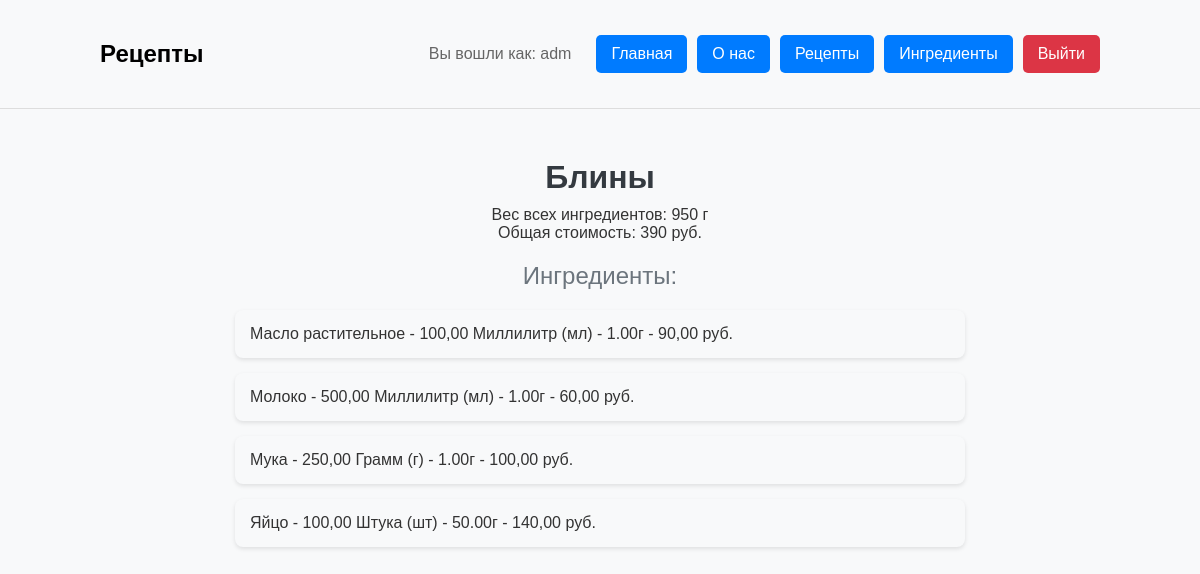
/recipe/10/ (signed in), run on the app's committed database.
### recipe_catalog/models.py (models this page shows, shortened)
class Recipe(models.Model):
	title = models.CharField(
		max_length=300,
		validators=[
			RegexValidator(
				regex=r'^[A-Za-zА-Яа-яёЁ\s]+$',
				message='Название должно быть строковым значением'
			)
		],
		verbose_name="Название"
	)
	ingredients = models.ManyToManyField(
		Ingredient,
		through="RecipeIngredient",
		verbose_name="Ингредиенты"
	)
	author = models.ForeignKey(
		User,
		verbose_name='Автор рецепта',
		on_delete=models.CASCADE, null=True
	)

class Ingredient(models.Model):
	title = models.CharField(
		max_length=255,
		validators=[
			RegexValidator(
				regex=r'^[A-Za-zА-Яа-яёЁ\s]+$',
				message='Название должно быть строковым значением'
			)
		],
		verbose_name="Название"
	)
	measurement_unit = models.ForeignKey(
		MeasurementUnit,
		on_delete=models.PROTECT,
		verbose_name="Единица измерения"
	)
	total_weight = models.DecimalField(
		max_digits=10,
		decimal_places=2,
		validators=[
			MinValueValidator(
				limit_value=0.1,
				message='Вес должен быть положительным числом'
			)
		],
		verbose_name="Общий вес в граммах"
	)
	cost = models.DecimalField(
		max_digits=10,
		decimal_places=2,
		validators=[
			MinValueValidator(
				limit_value=0.1,
				message='Цена должна быть положительным числом'
			)
		],
		verbose_name="Цена"
	)
	author = models.ForeignKey(
		User,
		verbose_name='Автор рецепта',
		on_delete=models.CASCADE, null=True
	)

class MeasurementUnit(models.Model):
	title = models.CharField(
		max_length=50,
		unique=True,
		validators=[
			RegexValidator(
				regex=r'^[A-Za-zА-Яа-яёЁ\s]+$',
				message='Название должно быть строковым значением'
			)
		],
		verbose_name="Название"
	)
	symbol = models.CharField(
		max_length=10,
		verbose_name="Символ"
	)
	grams_per_unit = models.DecimalField(
		max_digits=10,
		decimal_places=2,
		validators=[
			MinValueValidator(
				limit_value=0.01,
				message='Вес должен быть положительным числом'
			)
		],
		verbose_name="Вес в граммах"
	)
	def __str__(self):
		return f"{self.title} ({self.symbol}) - {self.grams_per_unit}г"

### recipe_catalog/views.py (the view)
# urls.py: path('recipe/<int:pk>/', recipe_detail, name='recipe_detail'),
def recipe_detail(request, pk):
    try:
        recipe = Recipe.objects.get(pk=pk)
        recipes = Recipe.objects.all()
        is_author = request.user == recipe.author
    except Recipe.DoesNotExist:
        return render(
            request=request,
            template_name='recipe_catalog/recipe_not_found.html'
        )
    return render(
        request=request,
        template_name='recipe_catalog/recipe_detail.html',
        context={
            'recipe_id': recipe.id,
            'title': recipe.title,
            'ingredients': recipe.ingredients.order_by('title'),
            'sum_weight': recipe.ingredients.aggregate(total=Sum('total_weight'))['total'],
            'sum_cost': recipe.ingredients.aggregate(total=Sum('cost'))['total'],
            'recipes': recipes,
            'is_author': is_author,
        }
    )

### templates/recipe_catalog/recipe_detail.html (shortened to what this page needs)
{% extends '../base.html' %}
{% block content %}
<div class="container-recipe-detail">
    <div class="header-header-text">{{ title }}</div>
    <div class="ingredient-info">Вес всех ингредиентов: {{ sum_weight }} г</div>
    <div class="ingredient-info">Общая стоимость: {{ sum_cost }} руб.</div>
    <div class="header-text">Ингредиенты:</div>
    <div class="ingredient-list">
        {% for ingredient in ingredients %}
        <div class="ingredient-item">
            {{ ingredient.title }} - {{ ingredient.total_weight }} {{ ingredient.measurement_unit }} - {{ ingredient.cost }} руб.
        </div>
        {% endfor %}
    </div>
</div>
{% endblock %}

### templates/base.html (shortened to what this page needs)
<!DOCTYPE html>
<html lang="ru">
<head>
    {% load static %}
    <link rel="stylesheet" href="{% static 'css/main.css' %}">
    <link rel="stylesheet" href="{% static 'css/text.css' %}">
    <link rel="stylesheet" href="{% static 'css/recipes.css' %}">
    <link rel="stylesheet" href="{% static 'css/ingredients.css' %}">
    <link rel="stylesheet" href="{% static 'css/login.css' %}">
</head>
<body>
<header class="header">
    <div class="header-container">
        <h2>{% block header_title %}Рецепты{% endblock %}</h2>
        <nav class="nav">
            {% if user.is_authenticated %}
                <div class="username">Вы вошли как: {{ user.username }}</div>
            {% endif %}
            <a href="/" class="btn">Главная</a>
            <a href="{% url 'recipe_catalog:about' %}" class="btn">О нас</a>
            <a href="/" class="btn">Рецепты</a>
            <a href="{% url 'recipe_catalog:ingredients' %}" class="btn">Ингредиенты</a>
            {% if user.is_authenticated %}
                <a href="{% url 'recipe_catalog:logout' %}" class="btn btn-danger">Выйти</a>
            {% else %}
                <a href="{% url 'recipe_catalog:login' %}" class="btn">Вход</a>
                <a href="{% url 'recipe_catalog:register' %}" class="btn">Регистрация</a>
            {% endif %}
        </nav>
    </div>
</header>
<main class="container">
    {% block content %}{% endblock %}
</main>
</body>
</html>

### static/css/main.css (style rules this page uses)
body { font-family: Arial, sans-serif; margin: 0; padding: 0; background-color: #f8f9fa; color: #333; }
a { text-decoration: none; color: inherit; }
.container { margin-top: 30px; display: flex; flex-direction: column; align-items: center; justify-content: space-between; width: 100%; }
.header { background-color: #f8f9fa; padding: 20px 0; border-bottom: 1px solid #ddd; }
.header-container { display: flex; justify-content: space-between; align-items: center; padding: 0 100px 0 100px; }
.header h2 { color: black; }
.nav { display: flex; gap: 10px; align-items: center; }
.nav .username { margin-right: 15px; color: #666; }
.nav .btn { display: inline-block; padding: 10px 15px; text-decoration: none; color: white; background-color: #007bff; border-radius: 5px; transition: background-color 0.3s; }
.nav .btn-danger { background-color: #dc3545; }

### static/css/text.css (style rules this page uses)
.header-header-text { font-size: 2rem; font-weight: bold; color: #343a40; text-align: center; margin-top: 20px; margin-bottom: 10px; }
.header-text { font-size: 1.5rem; color: #6c757d; text-align: center; margin-bottom: 20px; margin-top: 20px; }

### static/css/recipes.css (style rules this page uses)
.container-recipe-detail { display: flex; flex-direction: column; align-items: center; justify-content: space-between; align-items: center; width: 100%; }

### static/css/ingredients.css (style rules this page uses)
.ingredient-list { display: flex; flex-direction: column; gap: 15px; }
.ingredient-item { background-color: #f8f9fa; padding: 15px; width: 700px; border-radius: 8px; box-shadow: 0 2px 4px rgba(0, 0, 0, 0.1); display: flex; justify-content: space-between; align-items: center; font-size: 1rem; transition: background-color 0.3s, box-shadow 0.3s; }

### data on the page
Recipe: title "Блины"
Ingredient: title "Масло растительное", total_weight "100,00", measurement_unit "Миллилитр (мл) - 1.00г", cost "90,00"
Ingredient: title "Молоко", total_weight "500,00", measurement_unit "Миллилитр (мл) - 1.00г", cost "60,00"
Ingredient: title "Мука", total_weight "250,00", measurement_unit "Грамм (г) - 1.00г", cost "100,00"
Ingredient: title "Яйцо", total_weight "100,00", measurement_unit "Штука (шт) - 50.00г", cost "140,00"

### other printed values
{{ user.username }} "adm"
{{ sum_weight }} "950"
{{ sum_cost }} "390"
